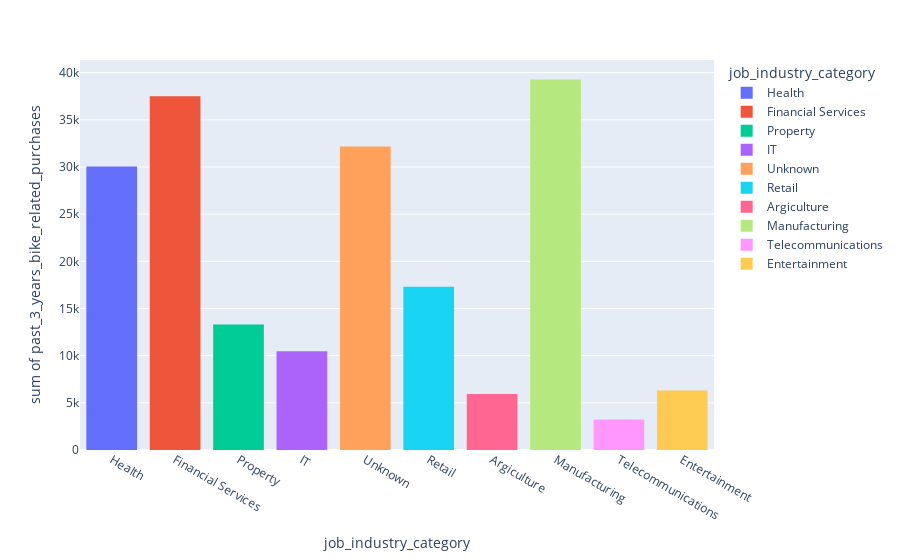

The cell this chart's notebook holds for it:
### Code cell
px.histogram(data_frame=df,
             x='job_industry_category',
             y='past_3_years_bike_related_purchases',
             color='job_industry_category')

### Figure 1 — Plotly figure (JSON) as saved in the notebook; plotly's stock layout.template omitted (floating-point values rounded to 4 significant figures; data arrays with more than 128 entries replaced by an {"elided": "..."} marker saying what was removed)
{"data": [{"alignmentgroup": "True", "bingroup": "x", "histfunc": "sum", "hovertemplate": "job_industry_category=%{x}<br>sum of past_3_years_bike_related_purchases=%{y}<extra></extra>", "legendgroup": "Health", "marker": {"color": "#636efa", "pattern": {"shape": ""}}, "name": "Health", "offsetgroup": "Health", "orientation": "v", "showlegend": true, "type": "histogram", "x": {"elided": "602 str values"}, "xaxis": "x", "y": {"elided": "602 int values"}, "yaxis": "y"}, {"alignmentgroup": "True", "bingroup": "x", "histfunc": "sum", "hovertemplate": "job_industry_category=%{x}<br>sum of past_3_years_bike_related_purchases=%{y}<extra></extra>", "legendgroup": "Financial Services", "marker": {"color": "#EF553B", "pattern": {"shape": ""}}, "name": "Financial Services", "offsetgroup": "Financial Services", "orientation": "v", "showlegend": true, "type": "histogram", "x": {"elided": "774 str values"}, "xaxis": "x", "y": {"elided": "774 int values"}, "yaxis": "y"}, {"alignmentgroup": "True", "bingroup": "x", "histfunc": "sum", "hovertemplate": "job_industry_category=%{x}<br>sum of past_3_years_bike_related_purchases=%{y}<extra></extra>", "legendgroup": "Property", "marker": {"color": "#00cc96", "pattern": {"shape": ""}}, "name": "Property", "offsetgroup": "Property", "orientation": "v", "showlegend": true, "type": "histogram", "x": {"elided": "267 str values"}, "xaxis": "x", "y": {"elided": "267 int values"}, "yaxis": "y"}, {"alignmentgroup": "True", "bingroup": "x", "histfunc": "sum", "hovertemplate": "job_industry_category=%{x}<br>sum of past_3_years_bike_related_purchases=%{y}<extra></extra>", "legendgroup": "IT", "marker": {"color": "#ab63fa", "pattern": {"shape": ""}}, "name": "IT", "offsetgroup": "IT", "orientation": "v", "showlegend": true, "type": "histogram", "x": {"elided": "223 str values"}, "xaxis": "x", "y": {"elided": "223 int values"}, "yaxis": "y"}, {"alignmentgroup": "True", "bingroup": "x", "histfunc": "sum", "hovertemplate": "job_industry_category=%{x}<br>sum of past_3_years_bike_related_purchases=%{y}<extra></extra>", "legendgroup": "Unknown", "marker": {"color": "#FFA15A", "pattern": {"shape": ""}}, "name": "Unknown", "offsetgroup": "Unknown", "orientation": "v", "showlegend": true, "type": "histogram", "x": {"elided": "656 str values"}, "xaxis": "x", "y": {"elided": "656 int values"}, "yaxis": "y"}, {"alignmentgroup": "True", "bingroup": "x", "histfunc": "sum", "hovertemplate": "job_industry_category=%{x}<br>sum of past_3_years_bike_related_purchases=%{y}<extra></extra>", "legendgroup": "Retail", "marker": {"color": "#19d3f3", "pattern": {"shape": ""}}, "name": "Retail", "offsetgroup": "Retail", "orientation": "v", "showlegend": true, "type": "histogram", "x": {"elided": "358 str values"}, "xaxis": "x", "y": {"elided": "358 int values"}, "yaxis": "y"}, {"alignmentgroup": "True", "bingroup": "x", "histfunc": "sum", "hovertemplate": "job_industry_category=%{x}<br>sum of past_3_years_bike_related_purchases=%{y}<extra></extra>", "legendgroup": "Argiculture", "marker": {"color": "#FF6692", "pattern": {"shape": ""}}, "name": "Argiculture", "offsetgroup": "Argiculture", "orientation": "v", "showlegend": true, "type": "histogram", "x": ["Argiculture", "Argiculture", "Argiculture", "Argiculture", "Argiculture", "Argiculture", "Argiculture", "Argiculture", "Argiculture", "Argiculture", "Argiculture", "Argiculture", "Argiculture", "Argiculture", "Argiculture", "Argiculture", "Argiculture", "Argiculture", "Argiculture", "Argiculture", "Argiculture", "Argiculture", "Argiculture", "Argiculture", "Argiculture", "Argiculture", "Argiculture", "Argiculture", "Argiculture", "Argiculture", "Argiculture", "Argiculture", "Argiculture", "Argiculture", "Argiculture", "Argiculture", "Argiculture", "Argiculture", "Argiculture", "Argiculture", "Argiculture", "Argiculture", "Argiculture", "Argiculture", "Argiculture", "Argiculture", "Argiculture", "Argiculture", "Argiculture", "Argiculture", "Argiculture", "Argiculture", "Argiculture", "Argiculture", "Argiculture", "Argiculture", "Argiculture", "Argiculture", "Argiculture", "Argiculture", "Argiculture", "Argiculture", "Argiculture", "Argiculture", "Argiculture", "Argiculture", "Argiculture", "Argiculture", "Argiculture", "Argiculture", "Argiculture", "Argiculture", "Argiculture", "Argiculture", "Argiculture", "Argiculture", "Argiculture", "Argiculture", "Argiculture", "Argiculture", "Argiculture", "Argiculture", "Argiculture", "Argiculture", "Argiculture", "Argiculture", "Argiculture", "Argiculture", "Argiculture", "Argiculture", "Argiculture", "Argiculture", "Argiculture", "Argiculture", "Argiculture", "Argiculture", "Argiculture", "Argiculture", "Argiculture", "Argiculture", "Argiculture", "Argiculture", "Argiculture", "Argiculture", "Argiculture", "Argiculture", "Argiculture", "Argiculture", "Argiculture", "Argiculture", "Argiculture", "Argiculture", "Argiculture"], "xaxis": "x", "y": [97, 55, 46, 30, 37, 19, 61, 16, 71, 82, 59, 67, 39, 65, 63, 80, 37, 21, 98, 68, 44, 62, 65, 49, 60, 51, 47, 5, 83, 71, 88, 27, 22, 2, 66, 64, 29, 67, 70, 32, 4, 25, 51, 7, 95, 26, 80, 95, 37, 95, 39, 16, 55, 70, 30, 23, 68, 22, 63, 17, 40, 32, 7, 40, 73, 81, 99, 27, 78, 32, 80, 11, 38, 79, 6, 2, 91, 33, 70, 59, 18, 81, 59, 98, 62, 79, 65, 48, 76, 38, 38, 27, 58, 11, 23, 75, 99, 52, 90, 72, 86, 20, 19, 64, 67, 54, 88, 98, 72, 87, 17, 18, 75], "yaxis": "y"}, {"alignmentgroup": "True", "bingroup": "x", "histfunc": "sum", "hovertemplate": "job_industry_category=%{x}<br>sum of past_3_years_bike_related_purchases=%{y}<extra></extra>", "legendgroup": "Manufacturing", "marker": {"color": "#B6E880", "pattern": {"shape": ""}}, "name": "Manufacturing", "offsetgroup": "Manufacturing", "orientation": "v", "showlegend": true, "type": "histogram", "x": {"elided": "799 str values"}, "xaxis": "x", "y": {"elided": "799 int values"}, "yaxis": "y"}, {"alignmentgroup": "True", "bingroup": "x", "histfunc": "sum", "hovertemplate": "job_industry_category=%{x}<br>sum of past_3_years_bike_related_purchases=%{y}<extra></extra>", "legendgroup": "Telecommunications", "marker": {"color": "#FF97FF", "pattern": {"shape": ""}}, "name": "Telecommunications", "offsetgroup": "Telecommunications", "orientation": "v", "showlegend": true, "type": "histogram", "x": ["Telecommunications", "Telecommunications", "Telecommunications", "Telecommunications", "Telecommunications", "Telecommunications", "Telecommunications", "Telecommunications", "Telecommunications", "Telecommunications", "Telecommunications", "Telecommunications", "Telecommunications", "Telecommunications", "Telecommunications", "Telecommunications", "Telecommunications", "Telecommunications", "Telecommunications", "Telecommunications", "Telecommunications", "Telecommunications", "Telecommunications", "Telecommunications", "Telecommunications", "Telecommunications", "Telecommunications", "Telecommunications", "Telecommunications", "Telecommunications", "Telecommunications", "Telecommunications", "Telecommunications", "Telecommunications", "Telecommunications", "Telecommunications", "Telecommunications", "Telecommunications", "Telecommunications", "Telecommunications", "Telecommunications", "Telecommunications", "Telecommunications", "Telecommunications", "Telecommunications", "Telecommunications", "Telecommunications", "Telecommunications", "Telecommunications", "Telecommunications", "Telecommunications", "Telecommunications", "Telecommunications", "Telecommunications", "Telecommunications", "Telecommunications", "Telecommunications", "Telecommunications", "Telecommunications", "Telecommunications", "Telecommunications", "Telecommunications", "Telecommunications", "Telecommunications", "Telecommunications", "Telecommunications", "Telecommunications", "Telecommunications", "Telecommunications", "Telecommunications", "Telecommunications", "Telecommunications"], "xaxis": "x", "y": [3, 34, 1, 20, 91, 98, 5, 46, 73, 18, 30, 15, 7, 45, 85, 8, 15, 95, 69, 0, 15, 11, 71, 12, 9, 58, 96, 40, 55, 35, 9, 48, 14, 42, 66, 10, 66, 74, 38, 59, 72, 96, 83, 53, 23, 22, 83, 43, 69, 9, 26, 68, 17, 36, 16, 53, 63, 27, 27, 6, 51, 62, 92, 63, 11, 84, 72, 74, 71, 87, 9, 90], "yaxis": "y"}, {"alignmentgroup": "True", "bingroup": "x", "histfunc": "sum", "hovertemplate": "job_industry_category=%{x}<br>sum of past_3_years_bike_related_purchases=%{y}<extra></extra>", "legendgroup": "Entertainment", "marker": {"color": "#FECB52", "pattern": {"shape": ""}}, "name": "Entertainment", "offsetgroup": "Entertainment", "orientation": "v", "showlegend": true, "type": "histogram", "x": {"elided": "136 str values"}, "xaxis": "x", "y": {"elided": "136 int values"}, "yaxis": "y"}], "layout": {"autosize": true, "barmode": "relative", "legend": {"title": {"text": "job_industry_category"}, "tracegroupgap": 0}, "margin": {"t": 60}, "xaxis": {"anchor": "y", "autorange": true, "categoryarray": ["Health", "Financial Services", "Property", "IT", "Unknown", "Retail", "Argiculture", "Manufacturing", "Telecommunications", "Entertainment"], "categoryorder": "array", "domain": [0, 1], "range": [-0.5, 9.5], "title": {"text": "job_industry_category"}, "type": "category"}, "yaxis": {"anchor": "x", "autorange": true, "domain": [0, 1], "range": [0, 41340.0], "title": {"text": "sum of past_3_years_bike_related_purchases"}, "type": "linear"}}}
